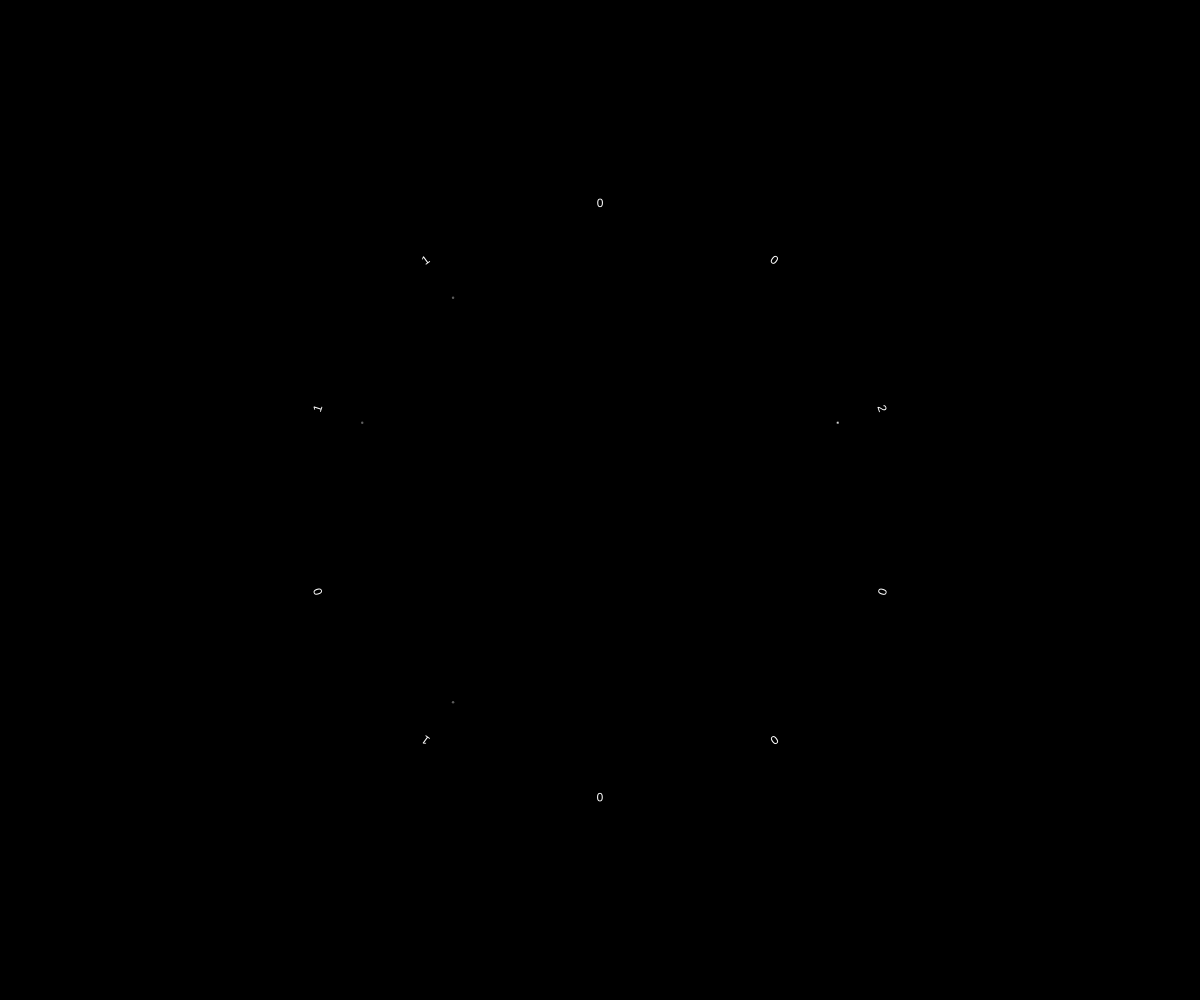
Frame 1 (no input)
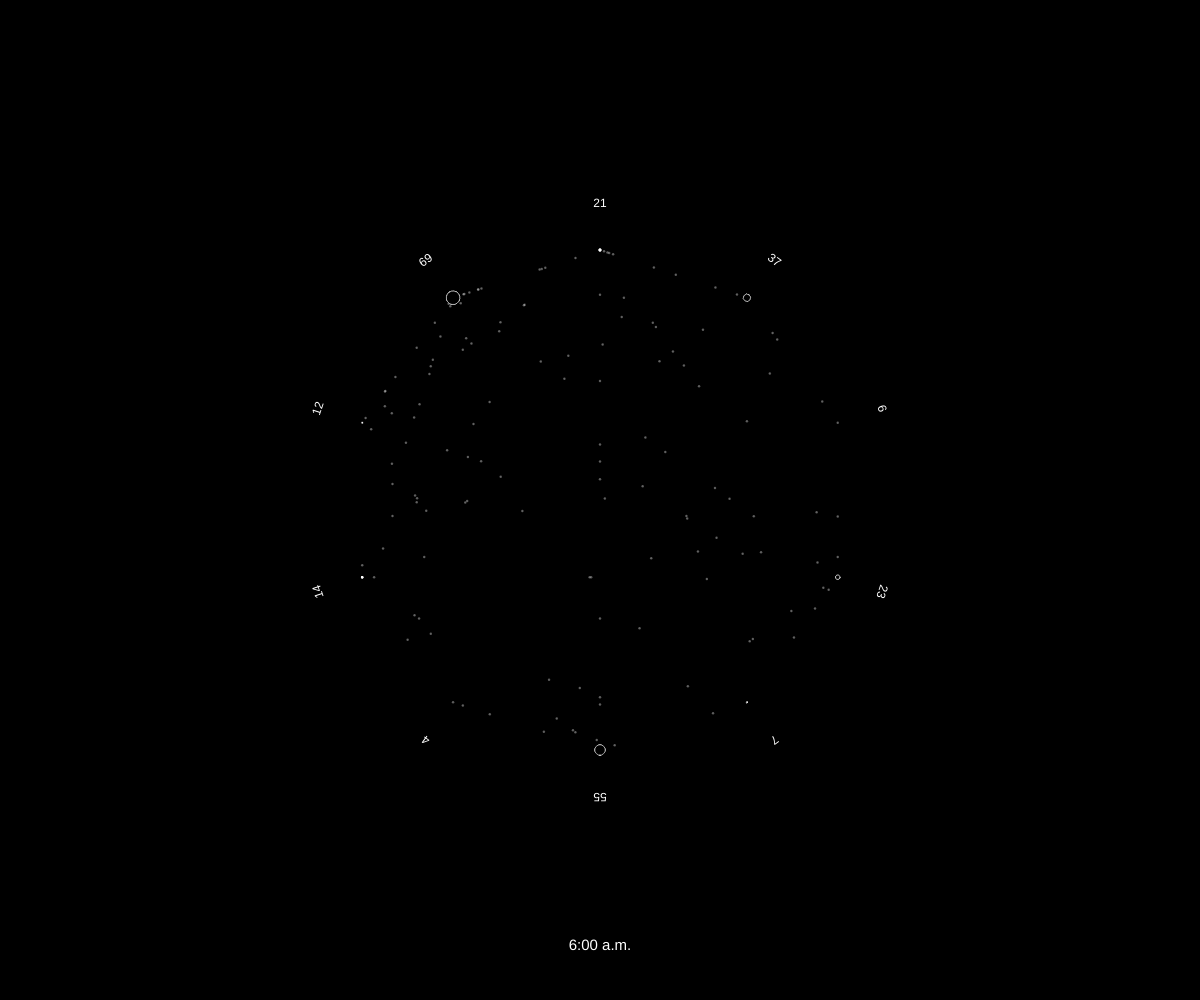
Frame 60 (no input)
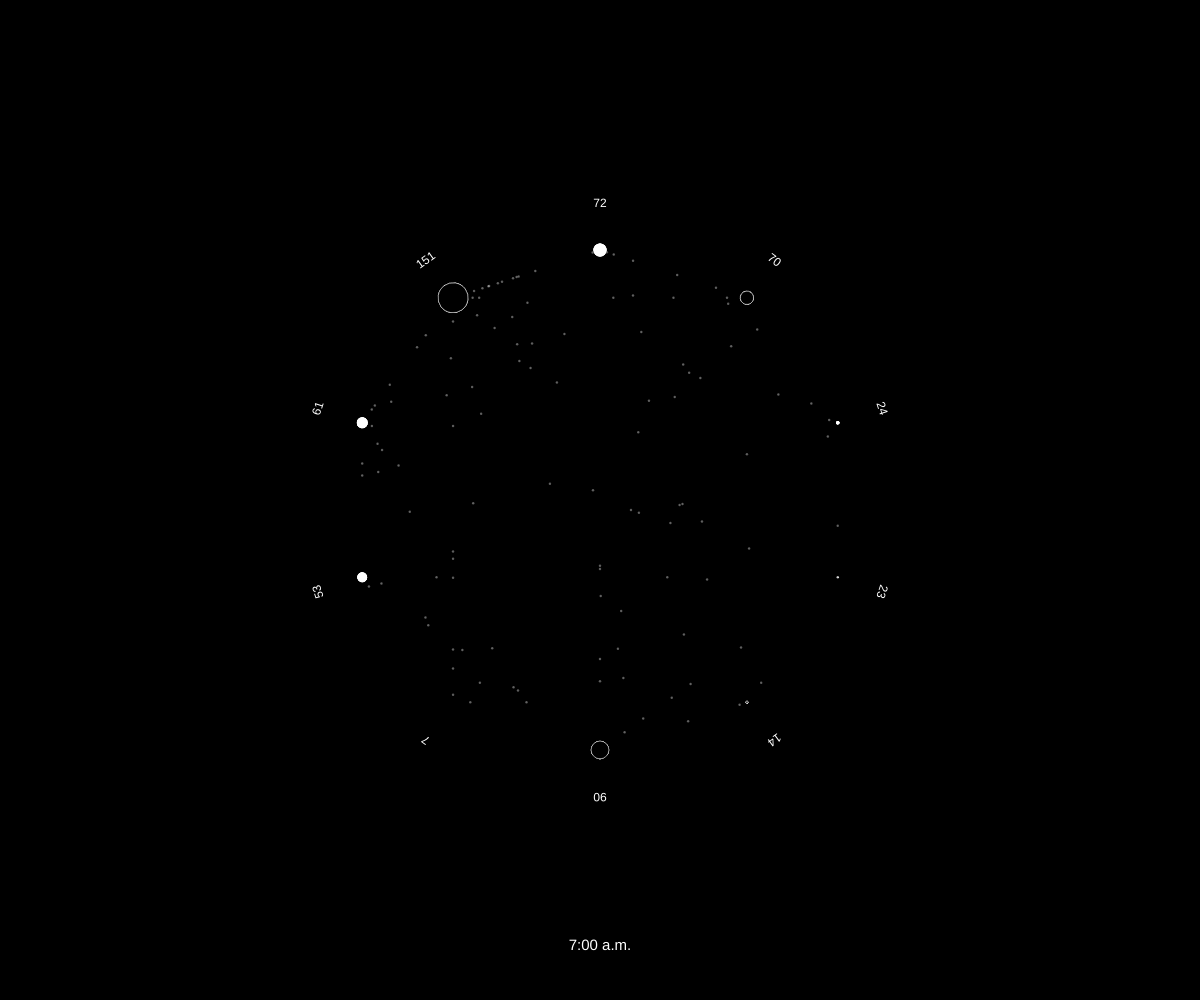
Frame 120 (the mouse pressed at the canvas centre since frame 60)

The p5.js sketch that drew these frames (run headless with seeded random() and noise() and a simulated clock; from frame 60 on, the mouse is pressed at the canvas centre):

// p5.js sketch
// ── sketch.js
//The Shared City - Assignment 3
//by Alexis, Abena, and Michael

//Credit to Dimitris Papanikolaou for barebones code

// Global Variables

// Defined global_id variable to create unique IDs for each Station object created.

var global_id = 0;

// Clock for simulation

var timer = 0;

// Radius of circle for tower layout

var layoutRadius = 250;

// timeLine represents minutes and we are simulating between the hours of 6 a.m. to 8 p.m. as        this is when typical commute happens for the work day (840 minutes total)

var timeLine = 840;

var nStations;

// arrays for towers, people, trips
var stations = [];
var people;
var trips;

// Established array for the building program. Each of the 10 elements represents a tower, with      the first number representing the total number of household units in the tower and the second    representing the total number of offices.

var program = [

  [200,20],

  [60,40],

  [100,150],

  [30,90],

  [160,50],

  [80,300],

  [350,30],

  [40,200],
  
  [30,160],

  [50,60]
];

function setup() {
  createCanvas(windowWidth, windowHeight);

// Number of stations defined by the number of elements in the program array, in this case 10 for    each tower.
  
  nStations = program.length;

// Create stations based on the total number of stations.
  
  stations = createStations(nStations);

// Create people based on the program.
  
  people = createPeople(program);

// Create trips based on people. Each person makes 2 trips, one for each commute.
  trips = makeTrips(people);

}

function draw() {
  background(0);

// This is to represent the time of day throughout the simulation.  Essentially every 60 ticks on    the text changes to reflect the hour.
    fill(255);
    textSize(15);
    textAlign(CENTER);
    var clockX = windowWidth/2;
    var clockY = 19*windowHeight/20;
      if(timer>780){
        text('7:00 p.m.',clockX,clockY);
      }else if(timer>720){
        text('6:00 p.m.',clockX,clockY);
      }else if(timer>660){
        text('5:00 p.m.',clockX,clockY);
      }else if(timer>600){
        text('4:00 p.m.',clockX,clockY);
      }else if(timer>540){
        text('3:00 p.m.',clockX,clockY);
      }else if(timer>480){
        text('2:00 p.m.',clockX,clockY);
      }else if(timer>420){
        text('1:00 p.m.',clockX,clockY);
      }else if(timer>360){
        text('12:00 p.m.',clockX,clockY);
      }else if(timer>300){
        text('11:00 a.m.',clockX,clockY);
      }else if(timer>240){
        text('10:00 a.m.',clockX,clockY);
      }else if(timer>180){
        text('9:00 a.m.',clockX,clockY);
      }else if(timer>120){
        text('8:00 a.m.',clockX,clockY);
      }else if(timer>60){
        text('7:00 a.m.',clockX,clockY);
      }else if(timer>0){
        text('6:00 a.m.',clockX,clockY);
}

// looping for the total number of trips
  
  for(var i = 0; i < trips.length; i++){

    if (timer == trips[i].startTime){
      trips[i].startStation.checkOut();
    }
    if (timer == trips[i].endTime){
      trips[i].endStation.checkIn();
    }
    // Display trip
    trips[i].display(timer);
  }
  // Display station
  for(var i = 0; i <stations.length; i++){
    stations[i].display();
  }

  timer++;
// If the timer reaches the end of the timeline then it is no longer necessary, so the loop          stops.
  if(timer == timeLine) {
    noLoop();
  }
}

//function for creating people based off program

function createPeople(program) {

// Create the stack of offices
  var workArr = [];
// Create the stack of houses
  var homeArr = [];
// Create a stack for adding the newly created peole
  var people = [];
// Count number of people that have been created.
  var n_people = 0;

// To create the three stacks, For each tower:
  
  for(var i = 0; i < program.length; i++){
// Get the total number of households in the tower
    var n_households = program[i][0];
// Get the total number of offices in the tower
    var n_workplaces = program[i][1];

// Keeping count of the number of people
    n_people = n_people + n_households;

// Adding the household stacks as many indexes "i" as the index of the current tower.
    for(var j = 0; j < n_households; j++){
      homeArr.push(i);
    }
// Adding the workplace stacks as many indexes "i" as the index of the current tower.
    for(var j = 0; j < n_workplaces; j++){
      workArr.push(i);
    }
  }

// For each person:
  for(var i = 0; i < n_people; i++){
// Flipping a coin to decide where the person works.
    var workIndex = floor(random(workArr.length));
// Splicing index of the tower selected from the stack of offices so it isn't selected again.
    var work = workArr.splice(workIndex,1)[0];

// Flipping a coin to decide where the person lives.
    var homeIndex = floor(random(homeArr.length));
// Splicing index of the tower selected from the stack of housing units so it isn't selected        again.
    var home = homeArr.splice(homeIndex,1)[0];

// Create a new person and add it to the stack of people.
    people.push({
      id: i,
      work: work,
      home: home
    })
  }

  // Stack of all people used as a "return function" for createPeople()
  return people;
}

// Creating function to create a list of station objects.
function createStations(nStations){
  var stations = [];
  for(var i = 0; i < nStations; i++){
    // Determine the X and Y coordinates for displaying stations in a circle
    var angle = i * 2 * Math.PI/nStations;
    var x = width/2 + layoutRadius * Math.sin(angle);
    var y = height/2 + layoutRadius * Math.cos(angle);
    // Create the new station
    stations[i] = new Station(x,y);
  }
  return stations;
}

// Creating function to make trips for each person.
function makeTrips(people){
  var trips = [];

  for(var i = 0; i <people.length; i++){
    // Morning commute from home to work.  Range for startTime is 0 to 180 minutes, so 6 a.m. to     10 a.m.
    var startTime = floor(random(0,240));
    // Trip duration varies from 0 to 60 minutes.
    var duration = floor(random(60));
    var endTime = startTime + duration;
    var startStation = stations[people[i].home];
    var endStation = stations[people[i].work];
    trips.push( new Trip(startStation, endStation, startTime, endTime) );

    // Evening commute from work to home. Range for startTime is 480 to 780 minutes, so 3 p.m. to     7 p.m.
    var startTime = floor(random(540,780));
    // Trip duration varies from 0 to 60 minutes.
    var duration = floor(random(60));
    var endTime = startTime + duration;
    var startStation = stations[people[i].work];
    var endStation = stations[people[i].home];
    trips.push( new Trip(startStation, endStation, startTime, endTime) );
  }
  return trips;
}

// Creating class for stations.
class Station {
  constructor(x,y){
    this.x = x;
    this.y = y;
    this.id = global_id++;
    this.vehicles = 0;
// Keep track of the maximum level of vehicles that the station had during the timeline
    this.maxVehicles = 0;
// Keep track of the minimum level of vehicles that the station had during the timeline
    this.minVehicles = 0;
// Keep track of the required capacity of parking spaces that the station needs during the          timeline. This is the difference between maximum and minimum levels
    this.capacity = 0;
  }
  // Create a function to decrement the vehicles accumulation in the station, each time a trip starts from that station (check out)
// Subtract a vehicle from the number of vehicles at the station each time a trip starts from        that station.
  checkOut(){
    this.vehicles--;
    this.update();
  }
// Add a vehicle to the number of vehicles at the station each time a trip ends at that              station.
  checkIn(){
    this.vehicles++;
    this.update();
  }
  // Creating a function to update the levels of max and min vehicles and the parking capacity
  update(){
    this.minVehicles = min(this.vehicles, this.minVehicles);
    this.maxVehicles = max(this.vehicles, this.maxVehicles);
    this.capacity = this.maxVehicles - this.minVehicles;
  }

  display() {
    push(); 
      translate(this.x,this.y);
      var angle = PI/2 - (this.id * 2 * Math.PI/stations.length);
      rotate(angle);
      noStroke();

// Drawing circles that change in size with current accumulation.
      for (var i = 0; i< abs(this.vehicles); i++){
// If current accumulation is above 0 (assuming 0 is the starting accumulation value at time        T=0), then use white fill.
        if (this.vehicles>=0){
          fill(255);
          circle(0,0,0.2*i);
        } else {
// Else if current accumulation is below 0, then use black fill and white stroke.
          strokeWeight(0.5);
          stroke(255);
          fill(0);
          circle(0,0,0.2*i);
        }
      }
// Creating text that displays the capacity of each tower.
       push();
        // translate(10 + this.maxVehicles * 2, 0);
        rotate(PI/2);
        textAlign(CENTER,BOTTOM);
        noStroke();
        fill(255);
        textSize(12);
        text(this.capacity, 0, -40);
      pop();

    pop();
  }
}

// Creating a class for trips.
class Trip {
  constructor(startStation, endStation, startTime, endTime){
    this.startStation = startStation;
    this.endStation = endStation;
    this.startTime = startTime;
    this.endTime = endTime;
  }

  display(timer){
// Creating lines as trips are carried out and giving them opacity to show a sort of history of      travel between towers.
      strokeWeight(0.1);
      noFill();
      stroke(255,10);
      line(this.startStation.x, this.startStation.y, this.startStation.x + this.progress(timer) *           (this.endStation.x-this.startStation.x), this.startStation.y + this.progress(timer) *             (this.endStation.y-this.startStation.y));
// Drawing the vehicles as circles as they travel. 
if (this.startTime <= timer && this.endTime > timer){
      fill(255,100);
      stroke(0);
      circle( this.startStation.x + this.progress(timer) * (this.endStation.x-this.startStation.x),  this.startStation.y + this.progress(timer) * (this.endStation.y-this.startStation.y), 2.5  );
    }
  }
  // Creating a function to calculate the progress of the trip (a number ranging from 0 to 1)
  progress(timer){
    return timer >= this.startTime ? timer > this.endTime ? 1 : (timer - this.startTime ) / (this.endTime - this.startTime ) : 0;
  }
}
